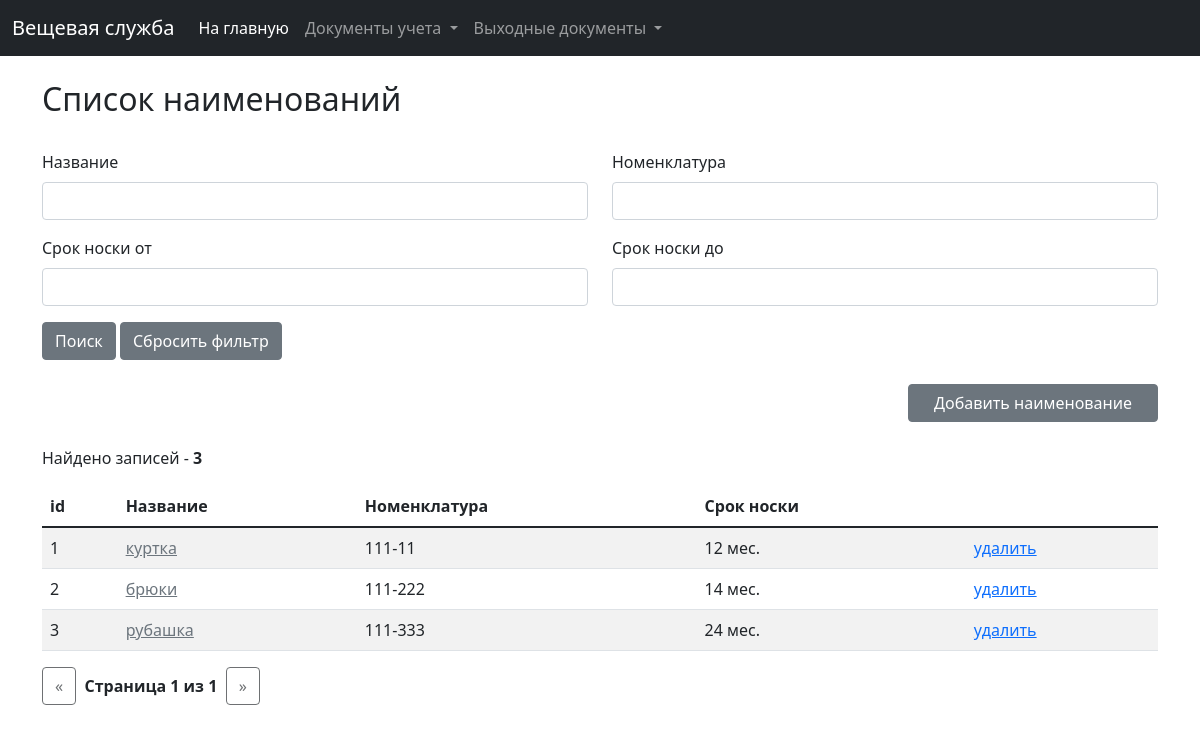
Before: /clothing/clothes with the older database file.
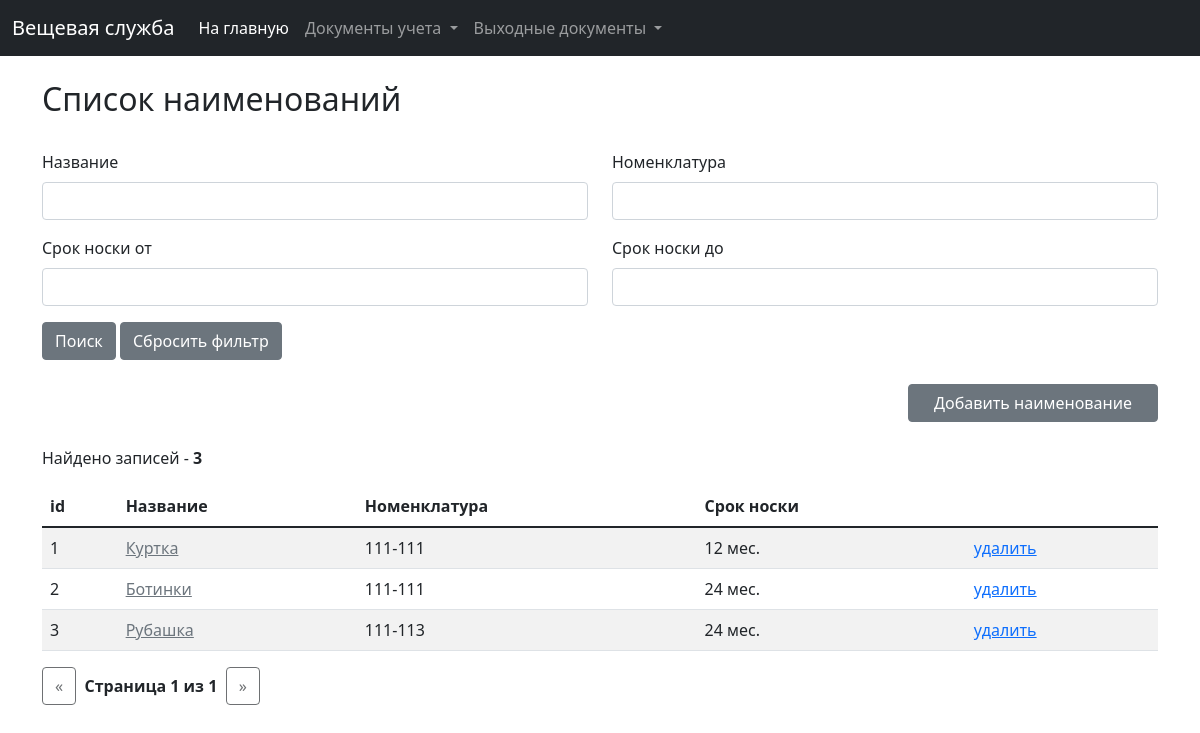
After: the same page with the newer database file.
### clothing/models.py (models this page shows, shortened)
class Clothes(models.Model):
    clothes_title = models.CharField(verbose_name="Наименование", max_length=255)
    wear_time = models.IntegerField(verbose_name="Сроки носки, мес.")
    nomenclature = models.CharField(verbose_name="Номенклатура", max_length=255, null=True, blank=True)
    created_at = models.DateTimeField(verbose_name="Дата и время создания", auto_created=True, blank=True, null=True)
    price = models.FloatField(verbose_name="Цена", blank=True, null=True)
    last_modified = models.DateTimeField(verbose_name="Дата и время последнего изменения", auto_now=True, blank=True,
                                         null=True)
    class Meta:
        ordering = ('id',)
        verbose_name = 'Наименование предмета'
        verbose_name_plural = 'Наименования предметов'

### clothing/views.py (the view)
# urls.py: path('clothes', views.clothes_list, name='clothes_list'),
def clothes_list(request):
    f = ClothesFilter(request.GET, queryset=Clothes.objects.all())
    paginator = Paginator(f.qs, 30)
    page = request.GET.get('page')
    cl_list = paginator.get_page(page)
    clothes_form = ClothesForm()
    return render(request, 'clothing/clothes/clothes_list.html',
                  {'list': cl_list, 'clothes_form': clothes_form, 'filter': f})

### clothing/forms.py
class ClothesForm(ModelForm):
    class Meta:
        model = Clothes
        fields = ['clothes_title', 'wear_time', 'nomenclature']

### clothing/templates/clothing/clothes/clothes_list.html (shortened to what this page needs)
{% extends 'base_list.html' %}
{% load widget_tweaks %}
{% load static %}
{% block list_title %}Список наименований{% endblock %}
{% block filters %}
    <form action="{% url 'clothing:clothes_list' %}">
        <div class="row">
            <div class="col-md-6">
                <div class="mb-3">
                    <label class="form-label">Название</label>
                    {% render_field filter.form.clothes_title class+="form-control" %}
                </div>
            </div>
            <div class="col-md-6">
                <div class="mb-3">
                    <label class="form-label">Номенклатура</label>
                    {% render_field filter.form.nomenclature class+="form-control" %}
                </div>
            </div>
        </div>
        <div class="row">
            <div class="col-md-6">
                <div class="mb-3">
                    <label class="form-label">Срок носки от</label>
                    {% render_field filter.form.wear_time_from class+="form-control" %}
                </div>
            </div>
            <div class="col-md-6">
                <div class="mb-3">
                    <label class="form-label">Срок носки до</label>
                    {% render_field filter.form.wear_time_till class+="form-control" %}
                </div>
            </div>
        </div>
        <button type="submit" class="btn btn-secondary">Поиск</button>
        <a href="{% url 'clothing:clothes_list' %}" class="btn btn-secondary">Сбросить фильтр</a>
    </form>
{% endblock %}
{% block add_button %}
    <a href="#clothes_add_data_form" data-bs-toggle="modal" class="btn btn-secondary"
       style="display: block; margin-left:auto; width: 250px;">Добавить наименование</a>
{% endblock %}
{% block list %}
    <table class="table table-striped table-hover">
        <thead>
        <tr>
            <th scope="col">id</th>
            <th scope="col">Название</th>
            <th scope="col">Номенклатура</th>
            <th scope="col">Срок носки</th>
            <th scope="col"></th>
        </tr>
        </thead>
        <tbody>
        {% for clothes in list %}
            <tr>
                <td>{{ clothes.id }}</td>
                <td><a href="#card_add_data_form_{{ clothes.id }}" data-bs-toggle="modal"
                       class="link-secondary">{{ clothes.clothes_title|default_if_none:"Нет данных" }}</a></td>
                <td>{{ clothes.nomenclature|default_if_none:"Нет данных" }}</td>
                <td>{{ clothes.wear_time|default_if_none:"Нет данных" }} мес.</td>
                <td><a href="javascript:delete_clothes({{ clothes.id }})">удалить</a></td>
            </tr>
        {% endfor %}
        </tbody>
    </table>
{% endblock %}

Changed rows visible on the page:
changed Clothes id 1: clothes_title "куртка" → "Куртка"; nomenclature "111-11" → "111-111"
changed Clothes id 2: clothes_title "брюки" → "Ботинки"; nomenclature "111-222" → "111-111"; wear_time "14" → "24"
changed Clothes id 3: clothes_title "рубашка" → "Рубашка"; nomenclature "111-333" → "111-113"
